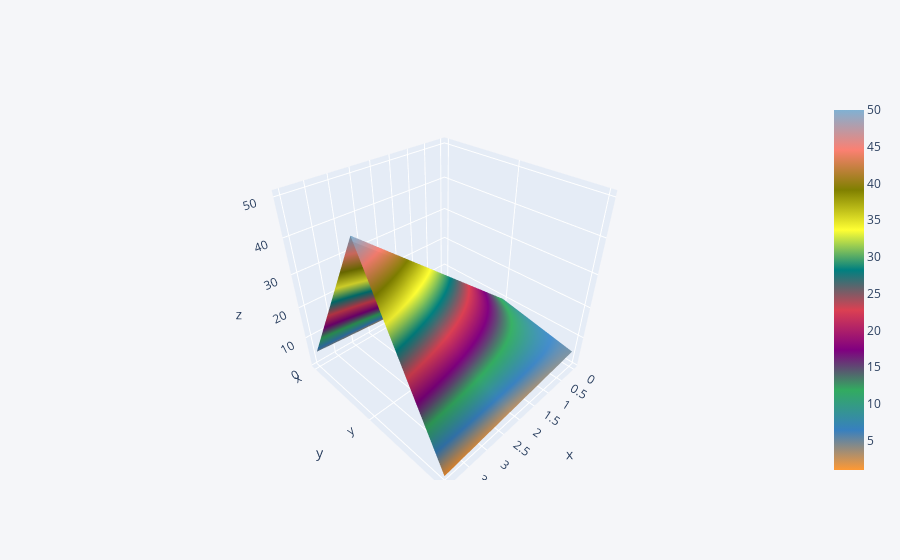

Here is the notebook cell this chart was saved with:
### Markdown cell above
Surface:

### Code cell
df3.iplot(kind='surface')

### Figure 1 — Plotly figure (JSON) as saved in the notebook; plotly's stock layout.template omitted (floating-point values rounded to 4 significant figures)
{"data": [{"colorscale": [[0, "rgb(255, 153, 51)"], [0.1111, "rgb(55, 128, 191)"], [0.2222, "rgb(50, 171, 96)"], [0.3333, "rgb(128, 0, 128)"], [0.4444, "rgb(219, 64, 82)"], [0.5556, "rgb(0, 128, 128)"], [0.6667, "rgb(255, 255, 51)"], [0.7778, "rgb(128, 128, 0)"], [0.8889, "rgb(251, 128, 114)"], [1, "rgb(128, 177, 211)"]], "type": "surface", "x": [0, 1, 2, 3, 4], "y": ["x", "y", "z"], "z": [[1, 2, 3, 4, 5], [10, 20, 30, 40, 50], [5, 4, 3, 2, 1]]}], "layout": {"legend": {"bgcolor": "#F5F6F9", "font": {"color": "#4D5663"}}, "paper_bgcolor": "#F5F6F9", "plot_bgcolor": "#F5F6F9", "title": {"font": {"color": "#4D5663"}}, "xaxis": {"gridcolor": "#E1E5ED", "showgrid": true, "tickfont": {"color": "#4D5663"}, "title": {"font": {"color": "#4D5663"}, "text": ""}, "zerolinecolor": "#E1E5ED"}, "yaxis": {"gridcolor": "#E1E5ED", "showgrid": true, "tickfont": {"color": "#4D5663"}, "title": {"font": {"color": "#4D5663"}, "text": ""}, "zerolinecolor": "#E1E5ED"}}}
